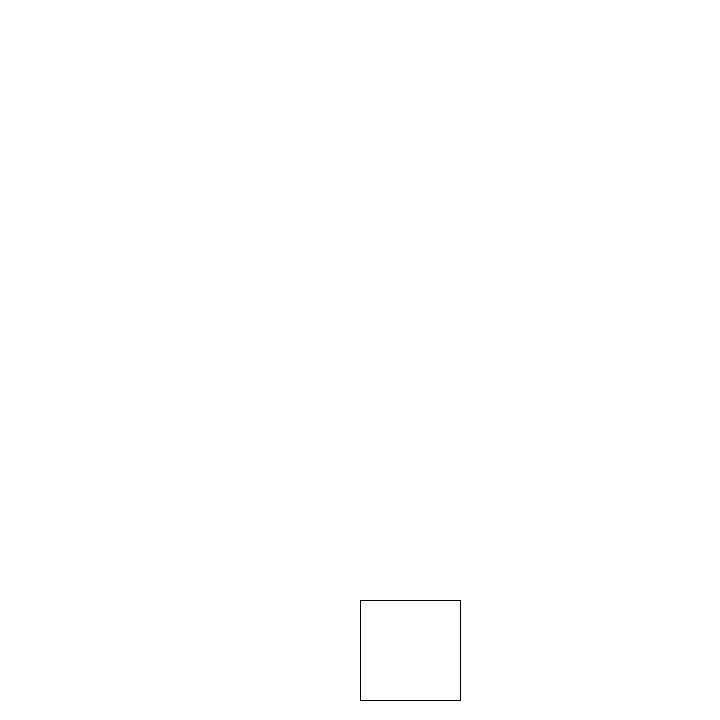
Frame 1 (no input)
Frame 60 (the mouse pressed at the canvas centre just before this capture): identical to frame 1, image omitted
Frame 120 (the mouse held since frame 60 and released just before this capture): identical to frame 1, image omitted

The Processing sketch that drew this single still picture (run headless with seeded random() and noise(); from frame 60 on, the mouse is pressed at the canvas centre):

// Processing sketch: Space_Invaders
// ── Space_Invaders.pde
int RectMove = 360;
int LaserMove = 600;
int LaserMove2 = 580;


void setup()
{
  size(720,720);
  background(256,256,256); 
}

void draw()
{
  rect(RectMove,600,100,100);
  LaserMove = LaserMove + 20;
  LaserMove2 = LaserMove2 + 20;
}

void mouseClicked()
{
  if (mouseButton == LEFT)
  {
    background(256,256,256);
    RectMove = mouseX;
  }
  if (mouseButton == RIGHT)
  {
    line(mouseX,LaserMove, mouseX , LaserMove2);   
  }
}
